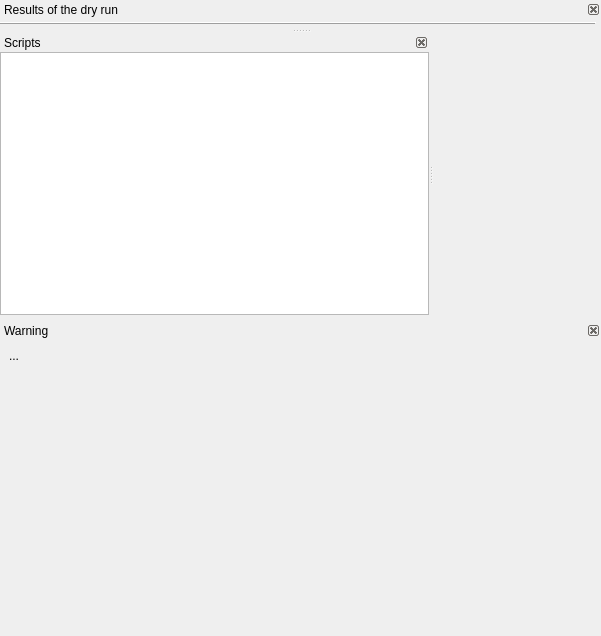
<?xml version="1.0" encoding="UTF-8"?>
<ui version="4.0">
 <class>UserEditor</class>
 <widget class="QWidget" name="UserEditor">
  <property name="geometry">
   <rect>
    <x>0</x>
    <y>0</y>
    <width>601</width>
    <height>636</height>
   </rect>
  </property>
  <layout class="QVBoxLayout" name="verticalLayout_3">
   <property name="margin" stdset="0">
    <number>0</number>
   </property>
   <item>
    <widget class="QSplitter" name="splitter_2">
     <property name="orientation">
      <enum>Qt::Vertical</enum>
     </property>
     <property name="childrenCollapsible">
      <bool>false</bool>
     </property>
     <widget class="QDockWidget" name="simPane">
      <property name="floating">
       <bool>false</bool>
      </property>
      <property name="features">
       <set>QDockWidget::DockWidgetClosable</set>
      </property>
      <property name="windowTitle">
       <string>Results of the dry run</string>
      </property>
      <widget class="QWidget" name="simPaneFrame">
       <layout class="QVBoxLayout" name="verticalLayout_6">
        <property name="leftMargin">
         <number>0</number>
        </property>
        <property name="topMargin">
         <number>0</number>
        </property>
        <property name="rightMargin">
         <number>5</number>
        </property>
        <property name="bottomMargin">
         <number>0</number>
        </property>
        <item>
         <widget class="QFrame" name="frame_4">
          <property name="frameShape">
           <enum>QFrame::HLine</enum>
          </property>
          <property name="frameShadow">
           <enum>QFrame::Raised</enum>
          </property>
         </widget>
        </item>
       </layout>
      </widget>
     </widget>
     <widget class="QSplitter" name="splitter">
      <property name="orientation">
       <enum>Qt::Horizontal</enum>
      </property>
      <widget class="QDockWidget" name="scriptsPane">
       <property name="features">
        <set>QDockWidget::DockWidgetClosable</set>
       </property>
       <property name="allowedAreas">
        <set>Qt::LeftDockWidgetArea</set>
       </property>
       <property name="windowTitle">
        <string>Scripts</string>
       </property>
       <widget class="QWidget" name="dockWidgetContents">
        <layout class="QVBoxLayout" name="verticalLayout_4">
         <property name="margin" stdset="0">
          <number>0</number>
         </property>
         <item>
          <widget class="QTreeView" name="fileTree"/>
         </item>
        </layout>
       </widget>
      </widget>
      <widget class="QFrame" name="mainFrame">
       <property name="frameShape">
        <enum>QFrame::NoFrame</enum>
       </property>
       <property name="frameShadow">
        <enum>QFrame::Raised</enum>
       </property>
      </widget>
     </widget>
    </widget>
   </item>
   <item>
    <widget class="QDockWidget" name="warnWidget">
     <property name="palette">
      <palette>
       <active>
        <colorrole role="Button">
         <brush brushstyle="SolidPattern">
          <color alpha="255">
           <red>255</red>
           <green>255</green>
           <blue>127</blue>
          </color>
         </brush>
        </colorrole>
        <colorrole role="Base">
         <brush brushstyle="SolidPattern">
          <color alpha="255">
           <red>255</red>
           <green>255</green>
           <blue>255</blue>
          </color>
         </brush>
        </colorrole>
        <colorrole role="Window">
         <brush brushstyle="SolidPattern">
          <color alpha="255">
           <red>255</red>
           <green>255</green>
           <blue>127</blue>
          </color>
         </brush>
        </colorrole>
       </active>
       <inactive>
        <colorrole role="Button">
         <brush brushstyle="SolidPattern">
          <color alpha="255">
           <red>255</red>
           <green>255</green>
           <blue>127</blue>
          </color>
         </brush>
        </colorrole>
        <colorrole role="Base">
         <brush brushstyle="SolidPattern">
          <color alpha="255">
           <red>255</red>
           <green>255</green>
           <blue>255</blue>
          </color>
         </brush>
        </colorrole>
        <colorrole role="Window">
         <brush brushstyle="SolidPattern">
          <color alpha="255">
           <red>255</red>
           <green>255</green>
           <blue>127</blue>
          </color>
         </brush>
        </colorrole>
       </inactive>
       <disabled>
        <colorrole role="Button">
         <brush brushstyle="SolidPattern">
          <color alpha="255">
           <red>255</red>
           <green>255</green>
           <blue>127</blue>
          </color>
         </brush>
        </colorrole>
        <colorrole role="Base">
         <brush brushstyle="SolidPattern">
          <color alpha="255">
           <red>255</red>
           <green>255</green>
           <blue>127</blue>
          </color>
         </brush>
        </colorrole>
        <colorrole role="Window">
         <brush brushstyle="SolidPattern">
          <color alpha="255">
           <red>255</red>
           <green>255</green>
           <blue>127</blue>
          </color>
         </brush>
        </colorrole>
       </disabled>
      </palette>
     </property>
     <property name="floating">
      <bool>false</bool>
     </property>
     <property name="features">
      <set>QDockWidget::DockWidgetClosable</set>
     </property>
     <property name="windowTitle">
      <string>Warning</string>
     </property>
     <widget class="QWidget" name="dockWidgetContents_3">
      <layout class="QVBoxLayout" name="verticalLayout">
       <item>
        <widget class="QLabel" name="warnText">
         <property name="text">
          <string>...</string>
         </property>
         <property name="alignment">
          <set>Qt::AlignLeading|Qt::AlignLeft|Qt::AlignTop</set>
         </property>
        </widget>
       </item>
      </layout>
     </widget>
    </widget>
   </item>
  </layout>
  <action name="actionOpen">
   <property name="icon">
    <iconset resource="../../../../resources/nicos-gui.qrc">
     <normaloff>:/open</normaloff>:/open</iconset>
   </property>
   <property name="text">
    <string>&amp;Open...</string>
   </property>
   <property name="toolTip">
    <string>Open script from disk</string>
   </property>
   <property name="shortcut">
    <string>Ctrl+O</string>
   </property>
  </action>
  <action name="actionNew">
   <property name="icon">
    <iconset resource="../../../../resources/nicos-gui.qrc">
     <normaloff>:/new</normaloff>:/new</iconset>
   </property>
   <property name="text">
    <string>&amp;New</string>
   </property>
   <property name="toolTip">
    <string>New script</string>
   </property>
   <property name="shortcut">
    <string>Ctrl+N</string>
   </property>
  </action>
  <action name="actionSave">
   <property name="enabled">
    <bool>false</bool>
   </property>
   <property name="icon">
    <iconset resource="../../../../resources/nicos-gui.qrc">
     <normaloff>:/save</normaloff>:/save</iconset>
   </property>
   <property name="text">
    <string>&amp;Save</string>
   </property>
   <property name="toolTip">
    <string>Save script</string>
   </property>
   <property name="shortcut">
    <string>Ctrl+S</string>
   </property>
  </action>
  <action name="actionSaveAs">
   <property name="text">
    <string>Save &amp;As...</string>
   </property>
  </action>
  <action name="actionPrint">
   <property name="icon">
    <iconset resource="../../../../resources/nicos-gui.qrc">
     <normaloff>:/print</normaloff>:/print</iconset>
   </property>
   <property name="text">
    <string>&amp;Print...</string>
   </property>
   <property name="toolTip">
    <string>Print script</string>
   </property>
   <property name="shortcut">
    <string>Ctrl+P</string>
   </property>
  </action>
  <action name="actionUndo">
   <property name="icon">
    <iconset resource="../../../../resources/nicos-gui.qrc">
     <normaloff>:/undo</normaloff>:/undo</iconset>
   </property>
   <property name="text">
    <string>&amp;Undo</string>
   </property>
   <property name="toolTip">
    <string>Undo edit</string>
   </property>
   <property name="shortcut">
    <string>Ctrl+Z</string>
   </property>
  </action>
  <action name="actionRedo">
   <property name="icon">
    <iconset resource="../../../../resources/nicos-gui.qrc">
     <normaloff>:/redo</normaloff>:/redo</iconset>
   </property>
   <property name="text">
    <string>&amp;Redo</string>
   </property>
   <property name="toolTip">
    <string>Redo edit</string>
   </property>
   <property name="shortcut">
    <string>Ctrl+Y</string>
   </property>
  </action>
  <action name="actionCut">
   <property name="icon">
    <iconset resource="../../../../resources/nicos-gui.qrc">
     <normaloff>:/cut</normaloff>:/cut</iconset>
   </property>
   <property name="text">
    <string>&amp;Cut</string>
   </property>
   <property name="toolTip">
    <string>Cut selected text to clipboard</string>
   </property>
   <property name="shortcut">
    <string>Ctrl+X</string>
   </property>
   <property name="shortcutContext">
    <enum>Qt::WidgetWithChildrenShortcut</enum>
   </property>
  </action>
  <action name="actionCopy">
   <property name="icon">
    <iconset resource="../../../../resources/nicos-gui.qrc">
     <normaloff>:/copy</normaloff>:/copy</iconset>
   </property>
   <property name="text">
    <string>C&amp;opy</string>
   </property>
   <property name="toolTip">
    <string>Copy selected text to clipboard</string>
   </property>
   <property name="shortcut">
    <string>Ctrl+C</string>
   </property>
   <property name="shortcutContext">
    <enum>Qt::WidgetWithChildrenShortcut</enum>
   </property>
  </action>
  <action name="actionPaste">
   <property name="icon">
    <iconset resource="../../../../resources/nicos-gui.qrc">
     <normaloff>:/paste</normaloff>:/paste</iconset>
   </property>
   <property name="text">
    <string>&amp;Paste</string>
   </property>
   <property name="toolTip">
    <string>Paste text from clipboard</string>
   </property>
   <property name="shortcut">
    <string>Ctrl+V</string>
   </property>
   <property name="shortcutContext">
    <enum>Qt::WidgetWithChildrenShortcut</enum>
   </property>
  </action>
  <action name="actionRun">
   <property name="icon">
    <iconset resource="../../../../resources/nicos-gui.qrc">
     <normaloff>:/continue</normaloff>:/continue</iconset>
   </property>
   <property name="text">
    <string>&amp;Run</string>
   </property>
   <property name="toolTip">
    <string>Run the script in this window</string>
   </property>
   <property name="shortcut">
    <string>Ctrl+Return</string>
   </property>
  </action>
  <action name="actionGet">
   <property name="icon">
    <iconset resource="../../../../resources/nicos-gui.qrc">
     <normaloff>:/get</normaloff>:/get</iconset>
   </property>
   <property name="text">
    <string>&amp;Get</string>
   </property>
   <property name="toolTip">
    <string>Copy the currently running script into this window</string>
   </property>
  </action>
  <action name="actionFind">
   <property name="icon">
    <iconset resource="../../../../resources/nicos-gui.qrc">
     <normaloff>:/find</normaloff>:/find</iconset>
   </property>
   <property name="text">
    <string>&amp;Find...</string>
   </property>
   <property name="toolTip">
    <string>Find and replace text</string>
   </property>
   <property name="shortcut">
    <string>Ctrl+F</string>
   </property>
  </action>
  <action name="actionComment">
   <property name="text">
    <string>Toggle Co&amp;mment</string>
   </property>
   <property name="toolTip">
    <string>Comment or uncomment selected code</string>
   </property>
   <property name="shortcut">
    <string>Ctrl+#</string>
   </property>
  </action>
  <action name="actionUpdate">
   <property name="icon">
    <iconset resource="../../../../resources/nicos-gui.qrc">
     <normaloff>:/refresh</normaloff>:/refresh</iconset>
   </property>
   <property name="text">
    <string>&amp;Update</string>
   </property>
   <property name="toolTip">
    <string>Update the currently running script with the one in this window</string>
   </property>
  </action>
  <action name="actionReload">
   <property name="enabled">
    <bool>false</bool>
   </property>
   <property name="text">
    <string>Re&amp;load from disk</string>
   </property>
  </action>
  <action name="actionSimulate">
   <property name="icon">
    <iconset resource="../../../../resources/nicos-gui.qrc">
     <normaloff>:/simulate</normaloff>:/simulate</iconset>
   </property>
   <property name="text">
    <string>Dry Run</string>
   </property>
   <property name="toolTip">
    <string>Run this script in a simulation mode</string>
   </property>
   <property name="shortcut">
    <string>Ctrl+Shift+Return</string>
   </property>
  </action>
  <action name="actionImport">
   <property name="icon">
    <iconset theme="QIcon::ThemeIcon::ListAdd"/>
   </property>
   <property name="text">
    <string>Import</string>
   </property>
   <property name="toolTip">
    <string>Import a file from the client machine</string>
   </property>
  </action>
 </widget>
 <resources>
  <include location="../../../../resources/nicos-gui.qrc"/>
 </resources>
 <connections/>
</ui>
